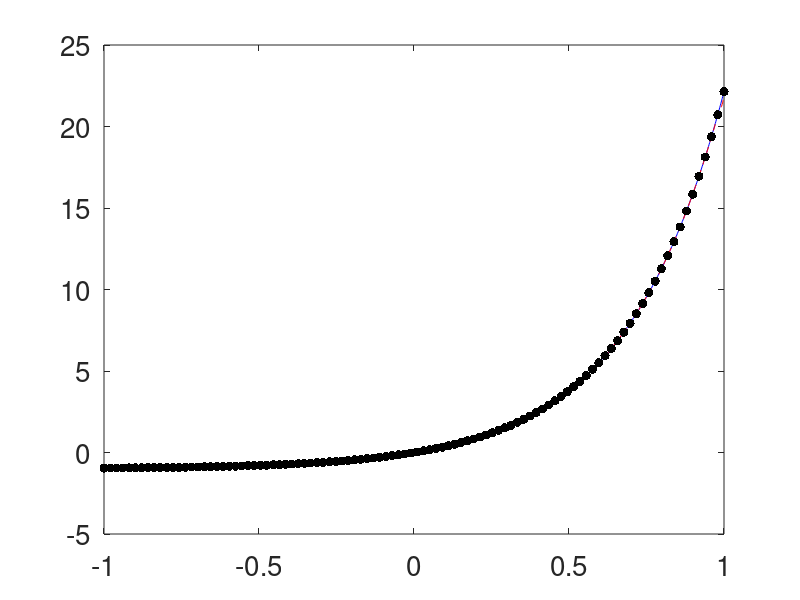

MATLAB code for this plot:
%Cones and Kernel Approximation for Guarantees
%% Preliminaries
clear all
close all
format compact
set(0,'defaultaxesfontsize',20,'defaulttextfontsize',20)
theta=pi;
testfun=@(x) exp(theta*x)-1;
%testfun=@(x) (x.^2/2-1/8).*(x>1/2);
tau=2;
epsilon = 1e-2;

%% Kernel
a=.5;
b=.9;
bp2 = @(x) x.^2-x+1/6;
bp4 = @(x) x.^4-2*x.^3+x.^2-1/30;
kernel=@(x,t) 1-a+a*6*(bp2(abs(bsxfun(@plus,acos(x),acos(t')))/(2*pi))+bp2(abs(bsxfun(@minus,acos(x),acos(t')))/(2*pi)));

%% Data and spline approximation
n=100
xnode=linspace(-1,1,n)';
Kmat=kernel(xnode,xnode);
condK=cond(Kmat)
y=testfun(xnode);
c=Kmat\y;
splinef=@(x) kernel(x,xnode)*c;

%% Plot of test function and spline
nplot=500;
xplot=linspace(0,1,nplot)';
plot(xplot,testfun(xplot),'b-',...
    xplot,splinef(xplot),'r--',...
    xnode,y,'k.','markersize',20,...
    'linewidth',3)
ntest=1000;
xtest=linspace(-1,1,ntest)';

%% Root mean square error
error2=sqrt(mean((testfun(xtest)-splinef(xtest)).^2))
error_sup=max(abs(testfun(xtest)-splinef(xtest)))
%normHsplinef=sqrt(c'*y)
Ktildemat = (1-a)^2-12*a^2*(bp4(abs(bsxfun(@plus,acos(xnode),acos(xnode')))/(2*pi))+bp4(abs(bsxfun(@minus,acos(xnode),acos(xnode')))/(2*pi)));
condKtilde=cond(Ktildemat)
traceKK=trace(Ktildemat/Kmat)
Herrbd=sqrt(1-traceKK)
%guesserrest=Herrbd*normHsplinef

%% Algorithm 1 Stage 1
normTsplinef=sqrt(c'*Ktildemat*c);
ErrBound = tau*Herrbd*normTsplinef/(1-tau*Herrbd)
